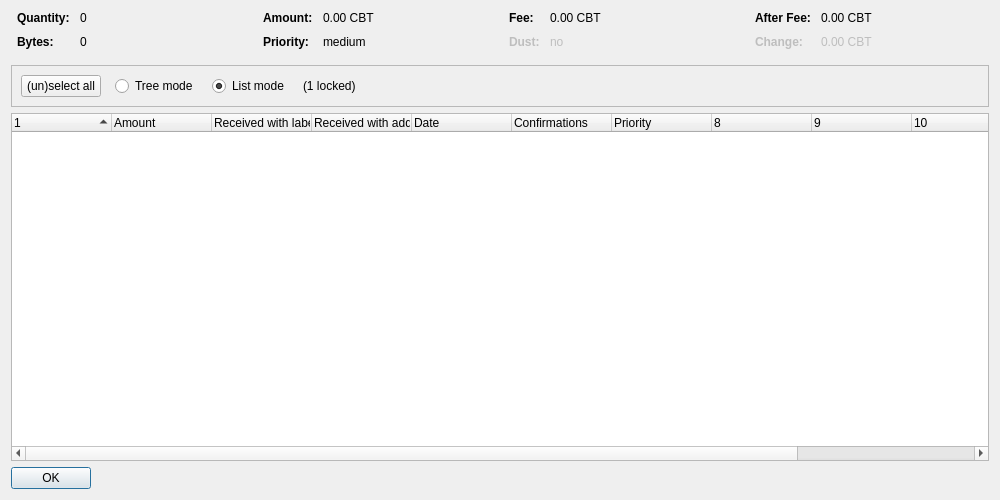
<?xml version="1.0" encoding="UTF-8"?>
<ui version="4.0">
 <class>CoinControlDialog</class>
 <widget class="QDialog" name="CoinControlDialog">
  <property name="geometry">
   <rect>
    <x>0</x>
    <y>0</y>
    <width>1000</width>
    <height>500</height>
   </rect>
  </property>
  <property name="windowTitle">
   <string>Coin Selection</string>
  </property>
  <layout class="QVBoxLayout" name="verticalLayout">
   <item>
    <layout class="QHBoxLayout" name="horizontalLayoutTop" stretch="0,0,0,0">
     <property name="topMargin">
      <number>0</number>
     </property>
     <property name="bottomMargin">
      <number>10</number>
     </property>
     <item>
      <layout class="QFormLayout" name="formLayoutCoinControl1">
       <property name="horizontalSpacing">
        <number>10</number>
       </property>
       <property name="verticalSpacing">
        <number>10</number>
       </property>
       <property name="leftMargin">
        <number>6</number>
       </property>
       <property name="rightMargin">
        <number>6</number>
       </property>
       <item row="0" column="0">
        <widget class="QLabel" name="labelCoinControlQuantityText">
         <property name="font">
          <font>
           <weight>75</weight>
           <bold>true</bold>
          </font>
         </property>
         <property name="text">
          <string>Quantity:</string>
         </property>
        </widget>
       </item>
       <item row="0" column="1">
        <widget class="QLabel" name="labelCoinControlQuantity">
         <property name="cursor">
          <cursorShape>IBeamCursor</cursorShape>
         </property>
         <property name="contextMenuPolicy">
          <enum>Qt::ActionsContextMenu</enum>
         </property>
         <property name="text">
          <string notr="true">0</string>
         </property>
         <property name="textInteractionFlags">
          <set>Qt::LinksAccessibleByMouse|Qt::TextSelectableByKeyboard|Qt::TextSelectableByMouse</set>
         </property>
        </widget>
       </item>
       <item row="1" column="0">
        <widget class="QLabel" name="labelCoinControlBytesText">
         <property name="font">
          <font>
           <weight>75</weight>
           <bold>true</bold>
          </font>
         </property>
         <property name="text">
          <string>Bytes:</string>
         </property>
        </widget>
       </item>
       <item row="1" column="1">
        <widget class="QLabel" name="labelCoinControlBytes">
         <property name="cursor">
          <cursorShape>IBeamCursor</cursorShape>
         </property>
         <property name="contextMenuPolicy">
          <enum>Qt::ActionsContextMenu</enum>
         </property>
         <property name="text">
          <string notr="true">0</string>
         </property>
         <property name="textInteractionFlags">
          <set>Qt::LinksAccessibleByMouse|Qt::TextSelectableByKeyboard|Qt::TextSelectableByMouse</set>
         </property>
        </widget>
       </item>
      </layout>
     </item>
     <item>
      <layout class="QFormLayout" name="formLayoutCoinControl2">
       <property name="horizontalSpacing">
        <number>10</number>
       </property>
       <property name="verticalSpacing">
        <number>10</number>
       </property>
       <property name="leftMargin">
        <number>6</number>
       </property>
       <property name="rightMargin">
        <number>6</number>
       </property>
       <item row="0" column="0">
        <widget class="QLabel" name="labelCoinControlAmountText">
         <property name="font">
          <font>
           <weight>75</weight>
           <bold>true</bold>
          </font>
         </property>
         <property name="text">
          <string>Amount:</string>
         </property>
        </widget>
       </item>
       <item row="0" column="1">
        <widget class="QLabel" name="labelCoinControlAmount">
         <property name="cursor">
          <cursorShape>IBeamCursor</cursorShape>
         </property>
         <property name="contextMenuPolicy">
          <enum>Qt::ActionsContextMenu</enum>
         </property>
         <property name="text">
          <string notr="true">0.00 CBT</string>
         </property>
         <property name="textInteractionFlags">
          <set>Qt::LinksAccessibleByMouse|Qt::TextSelectableByKeyboard|Qt::TextSelectableByMouse</set>
         </property>
        </widget>
       </item>
       <item row="1" column="0">
        <widget class="QLabel" name="labelCoinControlPriorityText">
         <property name="font">
          <font>
           <weight>75</weight>
           <bold>true</bold>
          </font>
         </property>
         <property name="text">
          <string>Priority:</string>
         </property>
        </widget>
       </item>
       <item row="1" column="1">
        <widget class="QLabel" name="labelCoinControlPriority">
         <property name="cursor">
          <cursorShape>IBeamCursor</cursorShape>
         </property>
         <property name="contextMenuPolicy">
          <enum>Qt::ActionsContextMenu</enum>
         </property>
         <property name="text">
          <string notr="true">medium</string>
         </property>
         <property name="textInteractionFlags">
          <set>Qt::LinksAccessibleByMouse|Qt::TextSelectableByKeyboard|Qt::TextSelectableByMouse</set>
         </property>
        </widget>
       </item>
      </layout>
     </item>
     <item>
      <layout class="QFormLayout" name="formLayoutCoinControl3">
       <property name="horizontalSpacing">
        <number>10</number>
       </property>
       <property name="verticalSpacing">
        <number>10</number>
       </property>
       <property name="leftMargin">
        <number>6</number>
       </property>
       <property name="rightMargin">
        <number>6</number>
       </property>
       <item row="0" column="0">
        <widget class="QLabel" name="labelCoinControlFeeText">
         <property name="font">
          <font>
           <weight>75</weight>
           <bold>true</bold>
          </font>
         </property>
         <property name="text">
          <string>Fee:</string>
         </property>
        </widget>
       </item>
       <item row="0" column="1">
        <widget class="QLabel" name="labelCoinControlFee">
         <property name="cursor">
          <cursorShape>IBeamCursor</cursorShape>
         </property>
         <property name="contextMenuPolicy">
          <enum>Qt::ActionsContextMenu</enum>
         </property>
         <property name="text">
          <string notr="true">0.00 CBT</string>
         </property>
         <property name="textInteractionFlags">
          <set>Qt::LinksAccessibleByMouse|Qt::TextSelectableByKeyboard|Qt::TextSelectableByMouse</set>
         </property>
        </widget>
       </item>
       <item row="1" column="0">
        <widget class="QLabel" name="labelCoinControlLowOutputText">
         <property name="enabled">
          <bool>false</bool>
         </property>
         <property name="font">
          <font>
           <weight>75</weight>
           <bold>true</bold>
          </font>
         </property>
         <property name="text">
          <string>Dust:</string>
         </property>
        </widget>
       </item>
       <item row="1" column="1">
        <widget class="QLabel" name="labelCoinControlLowOutput">
         <property name="enabled">
          <bool>false</bool>
         </property>
         <property name="cursor">
          <cursorShape>IBeamCursor</cursorShape>
         </property>
         <property name="contextMenuPolicy">
          <enum>Qt::ActionsContextMenu</enum>
         </property>
         <property name="text">
          <string notr="true">no</string>
         </property>
         <property name="textInteractionFlags">
          <set>Qt::LinksAccessibleByMouse|Qt::TextSelectableByKeyboard|Qt::TextSelectableByMouse</set>
         </property>
        </widget>
       </item>
      </layout>
     </item>
     <item>
      <layout class="QFormLayout" name="formLayoutCoinControl4">
       <property name="horizontalSpacing">
        <number>10</number>
       </property>
       <property name="verticalSpacing">
        <number>10</number>
       </property>
       <property name="leftMargin">
        <number>6</number>
       </property>
       <property name="rightMargin">
        <number>6</number>
       </property>
       <item row="0" column="0">
        <widget class="QLabel" name="labelCoinControlAfterFeeText">
         <property name="font">
          <font>
           <weight>75</weight>
           <bold>true</bold>
          </font>
         </property>
         <property name="text">
          <string>After Fee:</string>
         </property>
        </widget>
       </item>
       <item row="0" column="1">
        <widget class="QLabel" name="labelCoinControlAfterFee">
         <property name="cursor">
          <cursorShape>IBeamCursor</cursorShape>
         </property>
         <property name="contextMenuPolicy">
          <enum>Qt::ActionsContextMenu</enum>
         </property>
         <property name="text">
          <string notr="true">0.00 CBT</string>
         </property>
         <property name="textInteractionFlags">
          <set>Qt::LinksAccessibleByMouse|Qt::TextSelectableByKeyboard|Qt::TextSelectableByMouse</set>
         </property>
        </widget>
       </item>
       <item row="1" column="0">
        <widget class="QLabel" name="labelCoinControlChangeText">
         <property name="enabled">
          <bool>false</bool>
         </property>
         <property name="font">
          <font>
           <weight>75</weight>
           <bold>true</bold>
          </font>
         </property>
         <property name="text">
          <string>Change:</string>
         </property>
        </widget>
       </item>
       <item row="1" column="1">
        <widget class="QLabel" name="labelCoinControlChange">
         <property name="enabled">
          <bool>false</bool>
         </property>
         <property name="cursor">
          <cursorShape>IBeamCursor</cursorShape>
         </property>
         <property name="contextMenuPolicy">
          <enum>Qt::ActionsContextMenu</enum>
         </property>
         <property name="text">
          <string notr="true">0.00 CBT</string>
         </property>
         <property name="textInteractionFlags">
          <set>Qt::LinksAccessibleByMouse|Qt::TextSelectableByKeyboard|Qt::TextSelectableByMouse</set>
         </property>
        </widget>
       </item>
      </layout>
     </item>
    </layout>
   </item>
   <item>
    <widget class="QFrame" name="frame">
     <property name="minimumSize">
      <size>
       <width>0</width>
       <height>40</height>
      </size>
     </property>
     <property name="frameShape">
      <enum>QFrame::StyledPanel</enum>
     </property>
     <property name="frameShadow">
      <enum>QFrame::Sunken</enum>
     </property>
     <layout class="QHBoxLayout" name="horizontalLayout">
      <item>
       <layout class="QHBoxLayout" name="horizontalLayoutPanel" stretch="0,0,0,0,0">
        <property name="spacing">
         <number>14</number>
        </property>
        <item>
         <widget class="QPushButton" name="pushButtonSelectAll">
          <property name="sizePolicy">
           <sizepolicy hsizetype="Maximum" vsizetype="Fixed">
            <horstretch>0</horstretch>
            <verstretch>0</verstretch>
           </sizepolicy>
          </property>
          <property name="text">
           <string>(un)select all</string>
          </property>
          <property name="autoDefault">
           <bool>false</bool>
          </property>
         </widget>
        </item>
        <item>
         <widget class="QRadioButton" name="radioTreeMode">
          <property name="sizePolicy">
           <sizepolicy hsizetype="Maximum" vsizetype="Fixed">
            <horstretch>0</horstretch>
            <verstretch>0</verstretch>
           </sizepolicy>
          </property>
          <property name="text">
           <string>Tree mode</string>
          </property>
         </widget>
        </item>
        <item>
         <widget class="QRadioButton" name="radioListMode">
          <property name="sizePolicy">
           <sizepolicy hsizetype="Maximum" vsizetype="Fixed">
            <horstretch>0</horstretch>
            <verstretch>0</verstretch>
           </sizepolicy>
          </property>
          <property name="text">
           <string>List mode</string>
          </property>
          <property name="checked">
           <bool>true</bool>
          </property>
         </widget>
        </item>
        <item>
         <widget class="QLabel" name="labelLocked">
          <property name="text">
           <string notr="true">(1 locked)</string>
          </property>
         </widget>
        </item>
        <item>
         <spacer name="horizontalSpacer">
          <property name="orientation">
           <enum>Qt::Horizontal</enum>
          </property>
          <property name="sizeHint" stdset="0">
           <size>
            <width>40</width>
            <height>20</height>
           </size>
          </property>
         </spacer>
        </item>
       </layout>
      </item>
     </layout>
    </widget>
   </item>
   <item>
    <widget class="CoinControlTreeWidget" name="treeWidget">
     <property name="contextMenuPolicy">
      <enum>Qt::CustomContextMenu</enum>
     </property>
     <property name="sortingEnabled">
      <bool>false</bool>
     </property>
     <property name="columnCount">
      <number>12</number>
     </property>
     <attribute name="headerShowSortIndicator" stdset="0">
      <bool>true</bool>
     </attribute>
     <attribute name="headerStretchLastSection">
      <bool>false</bool>
     </attribute>
     <column>
      <property name="text">
       <string/>
      </property>
     </column>
     <column>
      <property name="text">
       <string>Amount</string>
      </property>
     </column>
     <column>
      <property name="text">
       <string>Received with label</string>
      </property>
     </column>
     <column>
      <property name="text">
       <string>Received with address</string>
      </property>
     </column>
     <column>
      <property name="text">
       <string>Date</string>
      </property>
     </column>
     <column>
      <property name="text">
       <string>Confirmations</string>
      </property>
      <property name="toolTip">
       <string>Confirmed</string>
      </property>
     </column>
     <column>
      <property name="text">
       <string>Priority</string>
      </property>
     </column>
     <column>
      <property name="text">
       <string/>
      </property>
     </column>
     <column>
      <property name="text">
       <string/>
      </property>
     </column>
     <column>
      <property name="text">
       <string/>
      </property>
     </column>
     <column>
      <property name="text">
       <string/>
      </property>
     </column>
     <column>
      <property name="text">
       <string/>
      </property>
     </column>
    </widget>
   </item>
   <item>
    <widget class="QDialogButtonBox" name="buttonBox">
     <property name="sizePolicy">
      <sizepolicy hsizetype="Maximum" vsizetype="Fixed">
       <horstretch>0</horstretch>
       <verstretch>0</verstretch>
      </sizepolicy>
     </property>
     <property name="orientation">
      <enum>Qt::Horizontal</enum>
     </property>
     <property name="standardButtons">
      <set>QDialogButtonBox::Ok</set>
     </property>
    </widget>
   </item>
  </layout>
 </widget>
 <customwidgets>
  <customwidget>
   <class>CoinControlTreeWidget</class>
   <extends>QTreeWidget</extends>
   <header>coincontroltreewidget.h</header>
  </customwidget>
 </customwidgets>
 <resources/>
 <connections/>
</ui>
